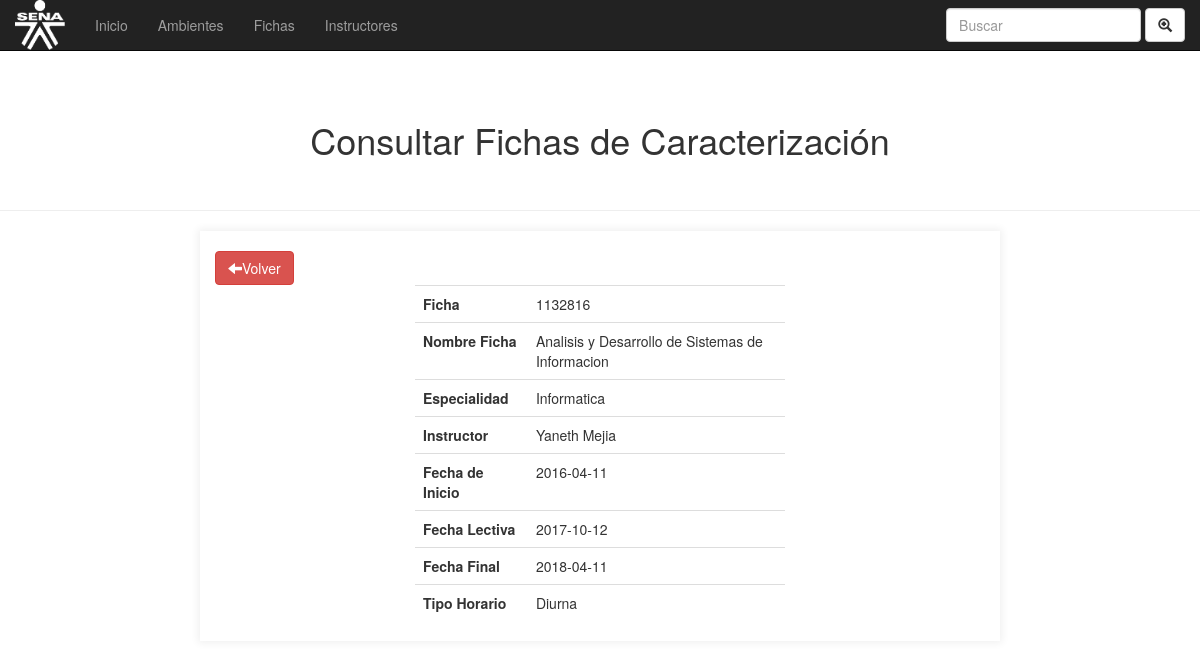
The app's page /fichas/consultar_ficha.php?id=2, older data.
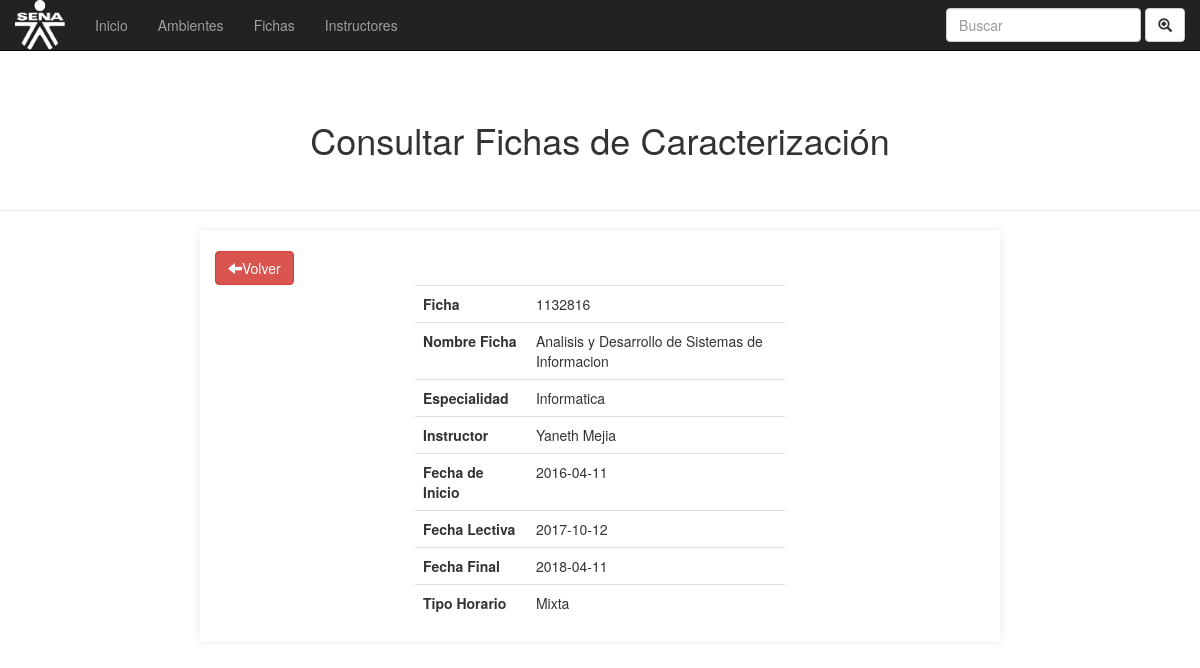
The same page, newer data.
### tables this page shows
CREATE TABLE `fichas` (
  `id` int(11) NOT NULL,
  `ficha` int(100) NOT NULL,
  `nombre` varchar(100) NOT NULL,
  `especialidad` varchar(100) NOT NULL,
  `instructor` varchar(100) NOT NULL,
  `fecha_inicio` date NOT NULL,
  `fecha_lectiva` date NOT NULL,
  `fecha_final` date NOT NULL,
  `horario` text NOT NULL
);

### fichas/consultar_ficha.php (the view, shortened to what this page needs)
<!DOCTYPE html>
<html lang="en">
<head>
	<link rel="stylesheet" href="css/bootstrap.min.css">
	<link rel="stylesheet" href="css/custom.css">
	<link rel="stylesheet" href="css/index.css">
</head>
<body>
	<?php
	if ($_GET) {
	 	$id = $_GET['id'];
	 	$conexion = mysqli_connect('localhost', 'root', '', 'programacion_trimestral');
	 	$insertar = mysqli_query($conexion, "SELECT * FROM fichas WHERE id=$id");
	 	$row = mysqli_fetch_array($insertar);
	 }
	 ?>
	 <nav class="navbar navbar-inverse navbar-fixed-top">
		  <div class="container-fluid">
		    <div class="navbar-header">
		      <a class="navbar-brand" href="#"><img  src="imgs/sena.png" class="img-rounded" width="100" height="100"></a>
		    </div>
		    <ul class="nav navbar-nav">
		      <li><a href="../index.php">Inicio</a></li>
		      <li><a href="../ambientes/ambientes.php">Ambientes</a></li>
		      <li><a href="#">Fichas</a></li>
		      <li><a href="../instructores/gestionarIns.php">Instructores</a></li>
		    </ul>
		    <form class="navbar-form navbar-right">
		      <div class="form-group">
		        <input type="text" class="form-control" placeholder="Buscar">
		      </div>
		      <button type="submit" class="btn btn-default"><i class="glyphicon glyphicon-zoom-in"></i></button>
		    </form>
		  </div>
		</nav>
		<br>
	<div class="container-fluid mov">
		<div class="row">
		<br>
			<h1 class="text-center">Consultar Fichas de Caracterización</h1>
			<br>
			<hr>
			<div class="col-md-8 col-md-offset-2 box">
				<br>
					<a href="index_ficha.php" class="btn btn-danger"><i class="glyphicon glyphicon-arrow-left"></i>Volver</a>
						<div class="row">
							<div class="col-md-6 col-md-offset-3">
								<table class="table table-hover">
									<tr>
										<td><strong>Ficha</strong></td>
										<td><?php echo $row['ficha'] ?></td>
									</tr>
									<tr>
										<td><strong>Nombre Ficha</strong></td>
										<td><?php echo $row['nombre'] ?></td>
									</tr>
									<tr>
										<td><strong>Especialidad</strong></td>
										<td><?php echo $row['especialidad'] ?></td>
									</tr>
									<tr>
										<td><strong>Instructor</strong></td>
										<td><?php echo $row['instructor'] ?></td>
									</tr>
									<tr>
										<td><strong>Fecha de Inicio</strong></td>
										<td><?php echo $row['fecha_inicio'] ?></td>
									</tr>
									<tr>
										<td><strong>Fecha Lectiva</strong></td>
										<td><?php echo $row['fecha_lectiva'] ?></td>
									</tr>
									<tr>
										<td><strong>Fecha Final</strong></td>
										<td><?php echo $row['fecha_final']?></td>
									</tr>
									<tr>
										<td><strong>Tipo Horario</strong></td>
										<td><?php echo $row['horario'] ?></td>
									</tr>
								</table>
							</div>
						</div>
			</div>
		</div>
	</div>
</body>
</html>

Row changes from the older to the newer data that the page shows:
changed fichas "Analisis y Desarrollo de Sistemas de Informacion": horario "Diurna" → "Mixta"
